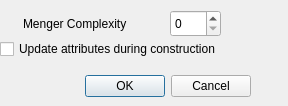
<?xml version="1.0" encoding="UTF-8"?>
<ui version="4.0">
 <class>createMenger</class>
 <widget class="QDialog" name="createMenger">
  <property name="geometry">
   <rect>
    <x>0</x>
    <y>0</y>
    <width>288</width>
    <height>106</height>
   </rect>
  </property>
  <property name="windowTitle">
   <string>Dialog</string>
  </property>
  <widget class="QDialogButtonBox" name="buttonBox">
   <property name="geometry">
    <rect>
     <x>-90</x>
     <y>70</y>
     <width>341</width>
     <height>32</height>
    </rect>
   </property>
   <property name="orientation">
    <enum>Qt::Horizontal</enum>
   </property>
   <property name="standardButtons">
    <set>QDialogButtonBox::Cancel|QDialogButtonBox::Ok</set>
   </property>
  </widget>
  <widget class="QSpinBox" name="mengerLevel">
   <property name="geometry">
    <rect>
     <x>170</x>
     <y>10</y>
     <width>51</width>
     <height>27</height>
    </rect>
   </property>
   <property name="readOnly">
    <bool>false</bool>
   </property>
   <property name="keyboardTracking">
    <bool>false</bool>
   </property>
   <property name="minimum">
    <number>0</number>
   </property>
   <property name="maximum">
    <number>6</number>
   </property>
   <property name="value">
    <number>0</number>
   </property>
  </widget>
  <widget class="QLabel" name="label">
   <property name="geometry">
    <rect>
     <x>23</x>
     <y>15</y>
     <width>141</width>
     <height>17</height>
    </rect>
   </property>
   <property name="text">
    <string>Menger Complexity</string>
   </property>
  </widget>
  <widget class="QCheckBox" name="updateAttributes">
   <property name="geometry">
    <rect>
     <x>0</x>
     <y>40</y>
     <width>291</width>
     <height>18</height>
    </rect>
   </property>
   <property name="text">
    <string>Update attributes during construction</string>
   </property>
   <property name="checked">
    <bool>false</bool>
   </property>
  </widget>
 </widget>
 <resources/>
 <connections>
  <connection>
   <sender>buttonBox</sender>
   <signal>accepted()</signal>
   <receiver>createMenger</receiver>
   <slot>accept()</slot>
   <hints>
    <hint type="sourcelabel">
     <x>248</x>
     <y>254</y>
    </hint>
    <hint type="destinationlabel">
     <x>157</x>
     <y>274</y>
    </hint>
   </hints>
  </connection>
  <connection>
   <sender>buttonBox</sender>
   <signal>rejected()</signal>
   <receiver>createMenger</receiver>
   <slot>reject()</slot>
   <hints>
    <hint type="sourcelabel">
     <x>316</x>
     <y>260</y>
    </hint>
    <hint type="destinationlabel">
     <x>286</x>
     <y>274</y>
    </hint>
   </hints>
  </connection>
 </connections>
</ui>
